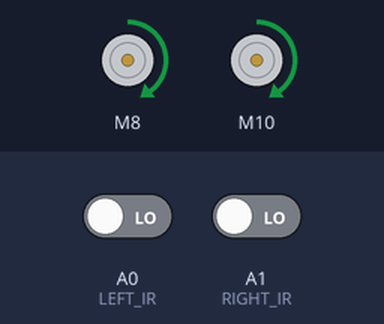
A sketch run on a simulated Arduino Uno, built with avr-gcc and run on an emulated ATmega328P. Shown: 2 × DC motor (green arrow = forward, orange = backward, longer = faster). The test bench sets the inputs (shaded band); at power-on: A0 (LEFT_IR) LOW, A1 (RIGHT_IR) LOW.

Above: at 1.2 s.
1.3 s: A0 (LEFT_IR) driven HIGH
At 2.4 s:
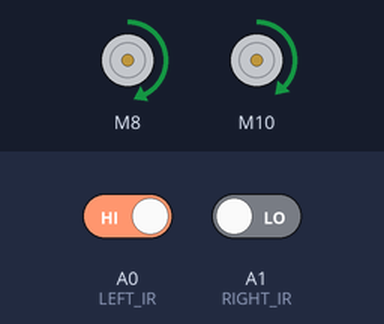
2.8 s: A1 (RIGHT_IR) driven HIGH
At 3.5 s:
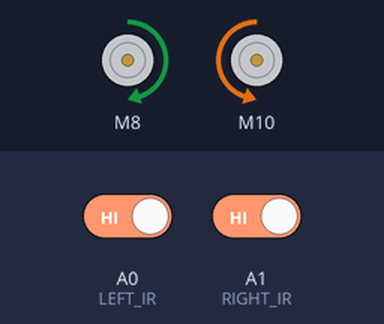
4.3 s: A0 (LEFT_IR) driven LOW
At 4.7 s:
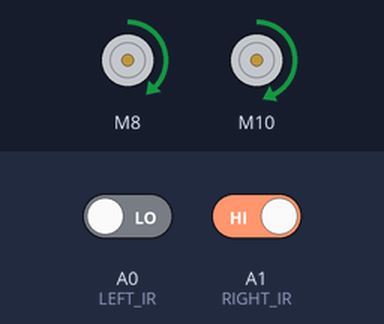
5.8 s: A1 (RIGHT_IR) driven LOW
At 7.0 s:
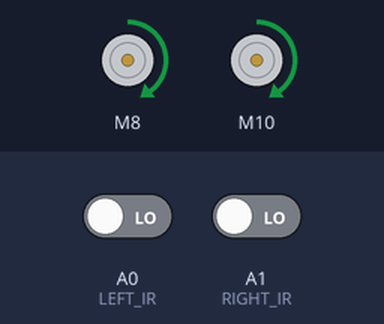
Timing chart, 0 to 8.3 s (numbered marks = the images above; inputs shaded):
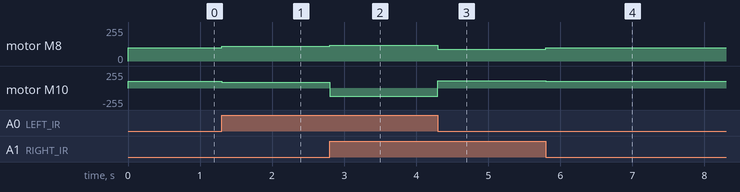

Measured:
- after the input at 1.3 s, motor M8: forward 100/255 → forward 110/255 at once; motor M10: forward 100/255 → forward 90/255 at once
- after the input at 2.8 s, motor M8: forward 110/255 → forward 120/255 at once; motor M10: forward 90/255 → backward 120/255 at once
- after the input at 4.3 s, motor M8: forward 120/255 → forward 90/255 at once; motor M10: backward 120/255 → forward 110/255 at once
- after the input at 5.8 s, motor M8: forward 90/255 → forward 100/255 at once; motor M10: forward 110/255 → forward 100/255 at once

The sketch:

final_code.ino
```cpp
/**
 * Line Following Robot - PID Control (Competition Version)
 *
 * Advanced line follower using PID (Proportional-Integral-Derivative)
 * control for smooth,accurate line tracking. This version was used
 * in the RobOlympics competition where our team placed 1st.
 *
 * Algorithm:
 * - Uses proportional control to calculate motor speed adjustments
 * - Smoother curves and faster line following than bang-bang control
 * - Includes line search recovery if robot loses the line
 *
 * Hardware:
 * - L298N Motor Driver
 * - 2× DC Motors
 * - 2× IR Line Sensors (digital output)
 * - Arduino UNO
 *
 * Sensor Logic:
 * - 0 = Black (line detected)
 * - 1 = White (no line)
 *
 * @author Shayan Mazahir
 * @date of last edit: February 2026
 */

#include <L298NX2.h>

// ============================================================================
// PIN DEFINITIONS
// ============================================================================

// Motor Driver Pins (L298N)
#define ENA 5     // Enable A (left motor speed control - PWM)
#define IN1 8     // Input 1 (left motor direction)
#define IN2 9     // Input 2 (left motor direction)
#define ENB 6     // Enable B (right motor speed control - PWM)
#define IN3 10    // Input 3 (right motor direction)
#define IN4 11    // Input 4 (right motor direction)

// IR Sensor Pins
#define LEFT_IR A0    // Left IR sensor (analog pin used as digital)
#define RIGHT_IR A1   // Right IR sensor (analog pin used as digital)

// ============================================================================
// MOTOR CONTROLLER INITIALIZATION
// ============================================================================

// Create L298NX2 motor controller object
L298NX2 motors(ENA, IN1, IN2, ENB, IN3, IN4);

// ============================================================================
// PID CONTROL PARAMETERS
// ============================================================================

int baseSpeed = 100;    // Base speed for both motors (0-255)
float Kp = 10.0;        // Proportional gain for PID control
                        // Higher = stronger correction, but may oscillate
                        // Lower = smoother but slower correction

// ============================================================================
// SETUP - RUNS ONCE AT STARTUP
// ============================================================================

void setup() {
  // Configure IR sensor pins as inputs
  pinMode(LEFT_IR, INPUT);
  pinMode(RIGHT_IR, INPUT);

  // Set default motor speed
  motors.setSpeed(baseSpeed);
}

// ============================================================================
// MAIN LOOP - RUNS CONTINUOUSLY
// ============================================================================

void loop() {
  // Read IR sensors
  // 0 = black (line detected), 1 = white (no line)
  int leftValue = digitalRead(LEFT_IR);
  int rightValue = digitalRead(RIGHT_IR);

  // -------------------------------------------------------------------------
  // ERROR CALCULATION
  // -------------------------------------------------------------------------
  // Calculate position error relative to line:
  // error = -1 (line is to the left, turn left)
  // error =  0 (centered on line, go straight)
  // error = +1 (line is to the right, turn right)
  int error = leftValue - rightValue;

  // -------------------------------------------------------------------------
  // PID CORRECTION
  // -------------------------------------------------------------------------
  // Calculate speed correction based on error
  // Proportional control: correction = Kp × error
  int correction = Kp * error;

  // Apply correction to motor speeds
  // Left sensor sees white (+1) → error = +1 → leftSpeed increases, turn left
  // Right sensor sees white (+1) → error = -1 → rightSpeed increases, turn right
  int leftSpeed = constrain(baseSpeed + correction, 0, 255);
  int rightSpeed = constrain(baseSpeed - correction, 0, 255);

  // -------------------------------------------------------------------------
  // LINE DETECTION & RECOVERY
  // -------------------------------------------------------------------------
  if (leftValue == 1 && rightValue == 1) {
    // Both sensors on white - line completely lost
    searchForLine();
  } else {
    // At least one sensor on line - apply calculated speeds
    motors.setSpeedA(leftSpeed);   // Left motor
    motors.setSpeedB(rightSpeed);  // Right motor
    motors.forward();              // Move forward with differential speed
  }
}

// ============================================================================
// LINE SEARCH FUNCTION
// ============================================================================

/**
 * Search for line when completely lost
 *
 * Spins the robot in place until at least one sensor detects
 * the black line again. This recovery behavior prevents the
 * robot from driving off course when it loses the line.
 */
void searchForLine() {
  // Set motors to moderate search speed
  motors.setSpeedA(120);
  motors.setSpeedB(120);

  // Spin in place (left motor forward, right motor backward)
  motors.runA(L298N::FORWARD);
  motors.runB(L298N::BACKWARD);

  // Keep spinning until at least one sensor finds the black line
  while (digitalRead(LEFT_IR) == 1 && digitalRead(RIGHT_IR) == 1) {
    // Spinning... waiting for line detection
  }

  // Stop spinning once line is found
  motors.stop();

  // Next loop iteration will resume normal line following
}
```
